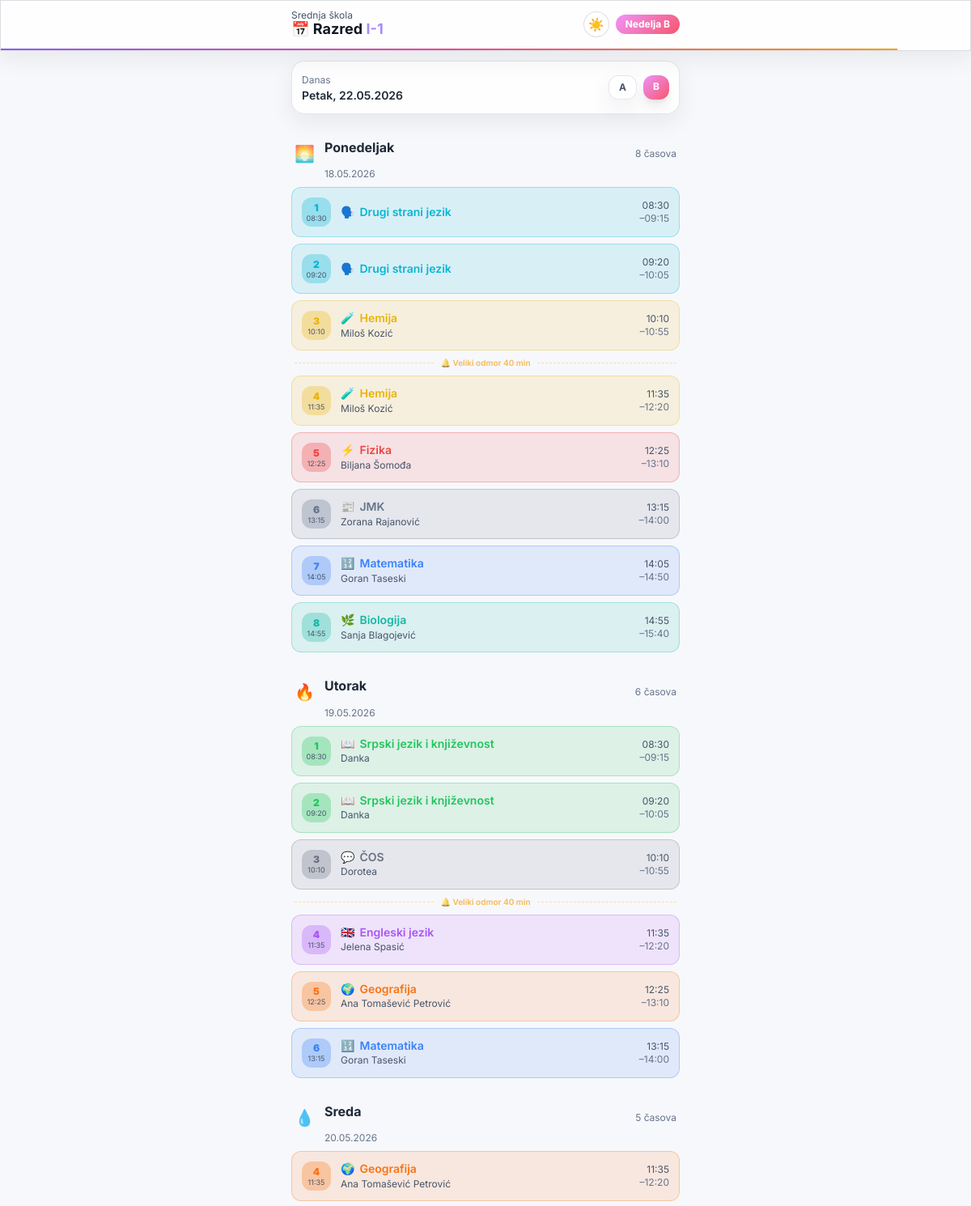
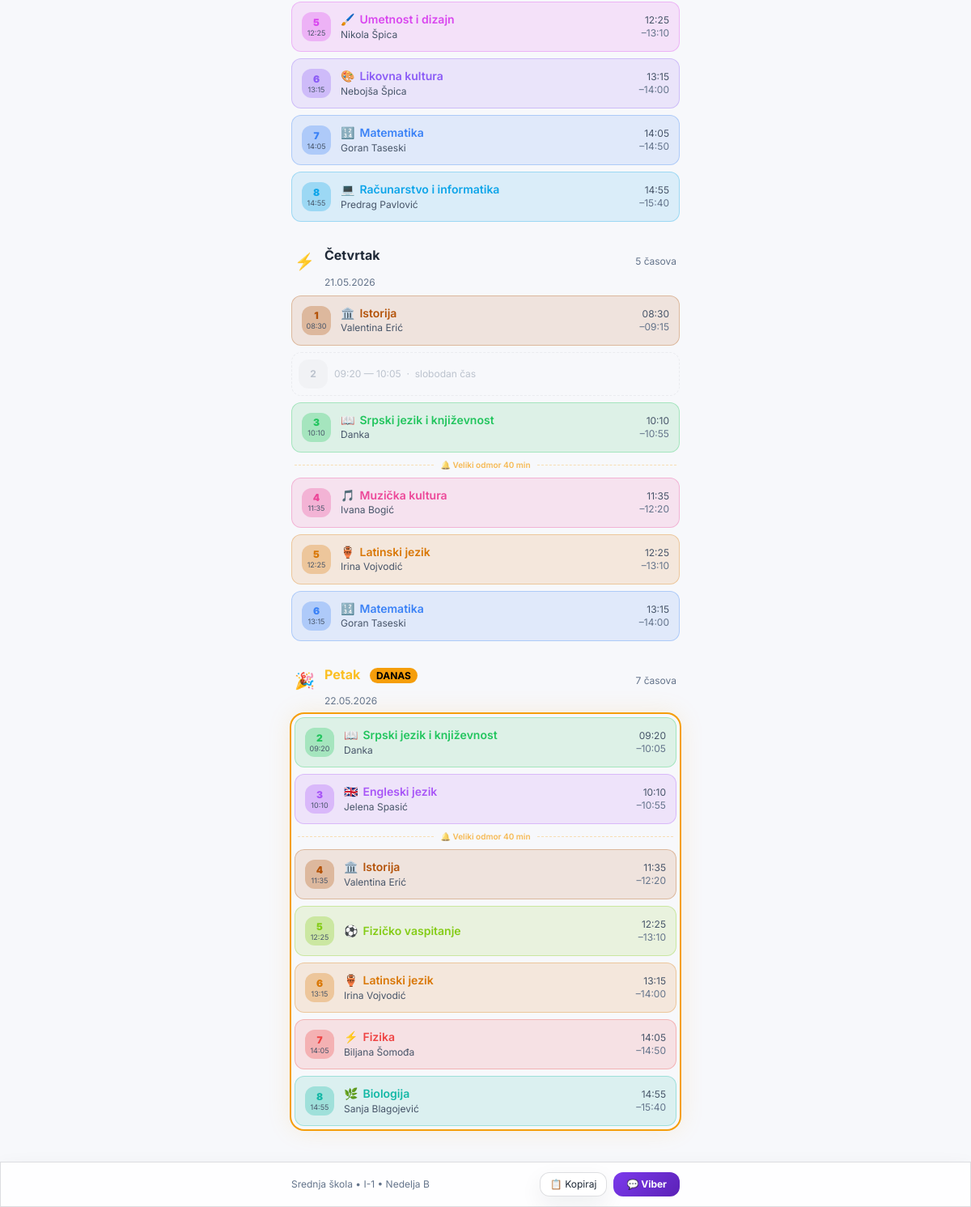
The page / on the database its author committed (2 pictures, top to bottom).
### tables this page shows
CREATE TABLE settings (
        key   TEXT PRIMARY KEY,
        value TEXT
    );

CREATE TABLE periods (
        period     INTEGER PRIMARY KEY,
        start_time TEXT NOT NULL,
        end_time   TEXT NOT NULL
    , break_after_min INTEGER DEFAULT 5, break_type TEXT DEFAULT 'small');

### lib/db.php (called while the page is built, shortened)
<?php
function getSetting(PDO $db, string $key, string $default = ''): string {
    $row = $db->prepare("SELECT value FROM settings WHERE key=?");
    $row->execute([$key]);
    return $row->fetchColumn() ?: $default;
}
function calcWeekType(PDO $db, int $isoYear, int $isoWeek): string {
    $baseWeek = (int)getSetting($db, 'base_iso_week', '10');
    $baseYear = (int)getSetting($db, 'base_iso_year', '2026');
    $baseType = getSetting($db, 'base_week_type', 'A');
    $base = new DateTime();
    $base->setISODate($baseYear, $baseWeek, 1);
    $cur  = new DateTime();
    $cur->setISODate($isoYear, $isoWeek, 1);
    $diff = (int)round(($cur->getTimestamp() - $base->getTimestamp()) / (7 * 86400));
    $sameType = ($diff % 2 === 0);
    return $baseType === 'A' ? 'B' : 'A';
}
function getScheduleByDay(PDO $db, string $weekType): array {
    $stmt = $db->prepare("
        SELECT s.day, s.period, s.room, s.notes, s.is_double,
               sub.name AS subject, sub.short_name, sub.teacher, sub.color, sub.emoji, sub.id AS subject_id,
               p.start_time, p.end_time, p.break_after_min, p.break_type
        FROM schedule s
        LEFT JOIN subjects sub ON sub.id = s.subject_id
        LEFT JOIN periods p ON p.period = s.period
        WHERE s.week_type = ?
        ORDER BY s.day, s.period
    ");
    $stmt->execute([$weekType]);
    $rows = $stmt->fetchAll();
    $result = [];
    foreach ($rows as $row) {
        $result[$row['day']][] = $row;
    }
    return $result;
}
function getPeriods(PDO $db): array {
    return $db->query("SELECT * FROM periods ORDER BY period")->fetchAll();
}
function h(string $s): string {
    return htmlspecialchars($s, ENT_QUOTES | ENT_SUBSTITUTE, 'UTF-8');
}

### index.php (the view, shortened to what this page needs)
<?php
require_once __DIR__ . '/lib/db.php';
$db = getDB();
$now       = new DateTime('now', new DateTimeZone('Europe/Belgrade'));
$isoWeek   = (int)$now->format('W');
$isoYear   = (int)$now->format('o');
$todayDow  = (int)$now->format('N');
$todayDate = $now->format('d.m.Y');
$requestedType = $_GET['week'] ?? null;
$currentType   = calcWeekType($db, $isoYear, $isoWeek);
$viewType      = ($requestedType === 'A' || $requestedType === 'B') ? $requestedType : $currentType;
$viewingOther  = $viewType !== $currentType;
$classNameText = getSetting($db, 'class_name', 'OG1');
$schoolNameText = getSetting($db, 'school_name', 'Srednja škola');
$className   = h($classNameText);
$schoolName  = h($schoolNameText);
$schedule  = getScheduleByDay($db, $viewType);
$periods   = getPeriods($db);
$periodsMap = [];
foreach ($periods as $p) { $periodsMap[$p['period']] = $p; }
$dayNames = [1 => 'Ponedeljak', 2 => 'Utorak', 3 => 'Sreda', 4 => 'Četvrtak', 5 => 'Petak'];
$dayEmoji = [1 => '🌅', 2 => '🔥', 3 => '💧', 4 => '⚡', 5 => '🎉'];
$displayWeekStart = clone $now;
$displayWeekStart->setISODate($isoYear, $isoWeek, 1);
$weekDates = [];
for ($d = 1; $d <= 5; $d++) {
    $dt = clone $displayWeekStart;
    $dt->modify('+' . ($d - 1) . ' days');
    $weekDates[$d] = $dt->format('d.m.Y');
}
$currentPeriod = null;
?>
<!DOCTYPE html>
<html lang="sr">
<head>
<link rel="stylesheet" href="assets/css/tailwind-local.css">
<link rel="stylesheet" href="assets/css/public.css">
<link rel="stylesheet" href="assets/css/theme.css">
</head>
<body class="min-h-screen">
<header class="sticky-header glass border-b border-white/10">
  <div class="max-w-lg mx-auto px-4 py-3 flex items-center justify-between">
    <div>
      <div class="text-xs text-slate-400 leading-none"><?= $schoolName ?></div>
      <div class="text-lg font-bold leading-tight">
        📅 Razred <span class="text-violet-400"><?= $className ?></span>
      </div>
    </div>
    <div class="flex items-center gap-2">
      <button type="button" class="theme-toggle" data-theme-toggle aria-label="Tema"></button>
      <span class="<?= $viewType === 'A' ? 'week-badge-a' : 'week-badge-b' ?> text-white text-xs font-bold px-3 py-1 rounded-full">
        Nedelja <?= $viewType ?>
      </span>
    </div>
  </div>
  <div id="time-bar" class="h-0.5 bg-gradient-to-r from-violet-500 via-pink-500 to-amber-500"></div>
</header>
<div class="max-w-lg mx-auto px-4 pt-3">
  <div class="glass rounded-2xl p-3 flex items-center justify-between mb-4">
    <div class="text-sm text-slate-300">
      <span class="text-slate-500 text-xs">Danas</span><br>
      <span class="font-semibold"><?= $dayNames[$todayDow] ?? 'Vikend' ?>, <?= $todayDate ?></span>
    </div>
    <div class="flex gap-2">
      <a href="?week=A"
         class="text-xs px-3 py-1.5 rounded-xl font-bold transition-all <?= $viewType === 'A' ? 'week-badge-a text-white shadow-lg' : 'glass text-slate-400' ?>">
        A
      </a>
      <a href="?week=B"
         class="text-xs px-3 py-1.5 rounded-xl font-bold transition-all <?= $viewType === 'B' ? 'week-badge-b text-white shadow-lg' : 'glass text-slate-400' ?>">
        B
      </a>
    </div>
  </div>
</div>
<div class="max-w-lg mx-auto px-4 pb-24 space-y-4" id="schedule-container">
<?php for ($day = 1; $day <= 5; $day++):
  $isToday = !$viewingOther && $day === $todayDow;
  $dayClasses = $schedule[$day] ?? [];
  $dayLabel = $dayNames[$day];
  $dayEmj   = $dayEmoji[$day];
  $dayDate  = $weekDates[$day] ?? '';
?>
<section id="day-<?= $day ?>" class="day-section">
  <div class="flex items-center gap-3 mb-2 px-1">
    <div class="text-xl"><?= $dayEmj ?></div>
    <div class="flex-1">
      <h2 class="text-base font-bold <?= $isToday ? 'text-amber-400' : 'text-slate-200' ?>">
        <?= $dayLabel ?>
        <?php if ($isToday): ?>
        <span class="ml-2 text-xs bg-amber-500 text-black font-bold px-2 py-0.5 rounded-full">DANAS</span>
        <?php endif; ?>
      </h2>
      <div class="text-xs text-slate-500"><?= h($dayDate) ?></div>
    </div>
    <div class="text-xs text-slate-500"><?= count($dayClasses) ?> časova</div>
  </div>
  <?php if (empty($dayClasses)): ?>
  <div class="glass rounded-2xl p-6 text-center <?= $isToday ? 'today-glow' : '' ?>">
    <div class="text-3xl mb-2">😴</div>
    <div class="text-slate-400 font-medium">Slobodan dan!</div>
    <div class="text-xs text-slate-600 mt-1">Nema nastave</div>
  </div>
  <?php else: ?>
  <div class="space-y-2 <?= $isToday ? 'today-glow rounded-2xl p-1' : '' ?>">
    <?php
    $firstPeriod = min(array_column($dayClasses, 'period'));
    $lastPeriod  = max(array_column($dayClasses, 'period'));
    $classByPeriod = [];
    foreach ($dayClasses as $cls) { $classByPeriod[$cls['period']] = $cls; }
    for ($slot = $firstPeriod; $slot <= $lastPeriod; $slot++):
      $cls      = $classByPeriod[$slot] ?? null;
      $p        = $periodsMap[$slot] ?? ['start_time'=>'','end_time'=>'','break_after_min'=>5,'break_type'=>'small'];
      $isDouble = $cls && !empty($cls['is_double']);
      $pNext    = $isDouble ? ($periodsMap[$slot + 1] ?? null) : null;
      $displayEnd = $pNext ? $pNext['end_time'] : $p['end_time'];
      $breakPeriodNum = $isDouble ? ($slot + 1) : $slot;
      $breakInfo  = $periodsMap[$breakPeriodNum] ?? $p;
      $isBigBreak = ($breakInfo['break_type'] ?? 'small') === 'big' && ($breakInfo['break_after_min'] ?? 0) > 0;
      $isCurrent  = !$viewingOther && $isToday &&
                    ($slot == $currentPeriod || ($isDouble && $slot + 1 == $currentPeriod));
      if ($cls):
        $bgColor = $cls['color'] ?? '#6366f1';
    ?>
    <div class="dynamic-card class-card rounded-xl overflow-hidden <?= $isCurrent ? 'ring-2 ring-amber-400' : '' ?>"
         data-color="<?= h($bgColor) ?>"
         data-subject="<?= h(($cls['emoji'] ?? '📚') . ' ' . ($cls['subject'] ?? '')) ?>"
         data-teacher="<?= h($cls['teacher'] ?? '') ?>"
         data-time="<?= h($p['start_time'] . '–' . $displayEnd) ?>">
      <div class="p-3 flex items-center gap-3">
        <div class="dynamic-badge-bg flex-shrink-0 w-9 <?= $isDouble ? 'h-12' : 'h-9' ?> rounded-xl flex flex-col items-center justify-center">
          <?php if ($isDouble): ?>
          <div class="dynamic-color-text text-[9px] font-black leading-none"><?= $slot ?>–<?= $slot+1 ?></div>
          <div class="text-[8px] text-violet-300 leading-none mt-0.5">2×</div>
          <?php else: ?>
          <div class="dynamic-color-text text-xs font-black leading-none"><?= $slot ?></div>
          <?php endif; ?>
          <div class="text-[9px] text-slate-400 leading-none mt-0.5"><?= explode(':',$p['start_time'])[0] ?>:<?= explode(':',$p['start_time'])[1] ?? '00' ?></div>
        </div>
        <div class="flex-1 min-w-0">
          <div class="font-semibold text-sm leading-tight flex items-center gap-1.5 flex-wrap">
            <span><?= h($cls['emoji'] ?? '📚') ?></span>
            <span class="dynamic-color-text truncate"><?= h($cls['subject'] ?? '') ?></span>
          </div>
          <?php if (!empty($cls['teacher'])): ?>
          <div class="text-xs text-slate-400 mt-0.5 truncate"><?= h($cls['teacher']) ?></div>
          <?php endif; ?>
        </div>
        <div class="text-right flex-shrink-0">
          <div class="text-xs text-slate-400"><?= h($p['start_time']) ?></div>
          <div class="text-xs text-slate-600">–<?= h($displayEnd) ?></div>
        </div>
      </div>
    </div>
    <?php
    $nextSlot = $slot + ($isDouble ? 2 : 1);
    $hasNextClass = false;
    for ($ns = $nextSlot; $ns <= $lastPeriod; $ns++) {
        if (isset($classByPeriod[$ns])) { $hasNextClass = true; break; }
    }
    if ($isBigBreak && $hasNextClass):
    ?>
    <div class="flex items-center gap-2 px-1 my-1">
      <div class="flex-1 border-t border-dashed border-amber-500/30"></div>
      <div class="text-[10px] text-amber-500/70 font-semibold flex items-center gap-1 flex-shrink-0">
        🔔 Veliki odmor <?= (int)($breakInfo['break_after_min'] ?? 0) ?> min
      </div>
      <div class="flex-1 border-t border-dashed border-amber-500/30"></div>
    </div>
    <?php endif; ?>
    <?php else:  ?>
    <div class="free-period rounded-xl p-2 flex items-center gap-2 opacity-40">
      <div class="w-9 h-9 rounded-xl bg-slate-800 flex items-center justify-center">
        <span class="text-xs font-bold text-slate-500"><?= $slot ?></span>
      </div>
      <div class="text-xs text-slate-600">
        <?= h($p['start_time']) ?> — <?= h($p['end_time']) ?> &nbsp;·&nbsp; slobodan čas
      </div>
    </div>
    <?php endif; ?>
    <?php endfor; ?>
  </div>
  <?php endif; ?>
</section>
<?php endfor; ?>
</div>
<div class="fixed bottom-0 left-0 right-0 glass border-t border-white/10 z-50">
  <div class="max-w-lg mx-auto px-4 py-3 flex items-center justify-between gap-3">
    <div class="text-xs text-slate-500">
      <?= $schoolName ?> • <?= $className ?> • Nedelja <?= $viewType ?>
    </div>
    <div class="flex gap-2">
      <button onclick="copySchedule()" id="copy-btn"
              class="glass text-xs text-slate-300 px-3 py-1.5 rounded-xl border border-white/10 hover:border-white/20 transition-all">
        📋 Kopiraj
      </button>
      <button onclick="shareViber()"
              class="viber-share-btn text-xs font-bold px-4 py-1.5 rounded-xl text-white transition-all">
        💬 Viber
      </button>
    </div>
  </div>
</div>
</body>
</html>

### assets/css/public.css (style rules this page uses)
body { background: var(--page-bg); color: var(--page-text); font-family: 'Inter', sans-serif; }
.glass { background: var(--surface-glass); backdrop-filter: blur(10px); border: 1px solid var(--border-subtle); }
.day-section { scroll-margin-top: 80px; }
.class-card { transition: transform .15s ease, box-shadow .15s ease; }
.today-glow { box-shadow: 0 0 0 2px #f59e0b, 0 0 30px rgba(245, 158, 11, .15); }
.week-badge-b { background: linear-gradient(135deg, #f093fb, #f5576c); }
#time-bar { width: 0; }
.dynamic-color-text { color: var(--item-color); }
.dynamic-card { background: rgba(var(--item-rgb), 0.12); border: 1px solid rgba(var(--item-rgb), 0.3); }
.dynamic-badge-bg { background: rgba(var(--item-rgb), 0.3); }
.viber-share-btn { background: linear-gradient(135deg, #7c3aed, #5b21b6); }
.sticky-header { position: sticky; top: 0; z-index: 50; }
.free-period { border: 1px dashed var(--border-soft); }

### assets/css/theme.css (style rules this page uses)
:root { --page-bg: #0f0f1a; --page-text: #e2e8f0; --surface-glass: rgba(255, 255, 255, 0.05); --surface-card: rgba(255, 255, 255, 0.04); --surface-muted: rgba(255, 255, 255, 0.06); --surface-hover: rgba(255, 255, 255, 0.1); --border-subtle: rgba(255, 255, 255, 0.08); --border-soft: rgba(255, 255, 255, 0.1); --text-strong: #f8fafc; --text-main: #e2e8f0; --text-muted: #94a3b8; --text-faint: #64748b; --input-bg: rgba(0, 0, 0, 0.3); --input-bg-strong: rgba(0, 0, 0, 0.4); --scroll-track: #15152a; --scroll-thumb: #3a3a5c; --theme-toggle-bg: rgba(255, 255, 255, 0.08); --theme-toggle-border: rgba(255, 255, 255, 0.14); }
:root[data-theme="light"] { --page-bg: #f7f8fb; --page-text: #111827; --surface-glass: rgba(255, 255, 255, 0.82); --surface-card: rgba(255, 255, 255, 0.9); --surface-muted: rgba(15, 23, 42, 0.06); --surface-hover: rgba(15, 23, 42, 0.1); --border-subtle: rgba(15, 23, 42, 0.1); --border-soft: rgba(15, 23, 42, 0.14); --text-strong: #0f172a; --text-main: #1f2937; --text-muted: #475569; --text-faint: #64748b; --input-bg: rgba(255, 255, 255, 0.92); --input-bg-strong: rgba(255, 255, 255, 0.98); --scroll-track: #e2e8f0; --scroll-thumb: #94a3b8; --theme-toggle-bg: rgba(255, 255, 255, 0.9); --theme-toggle-border: rgba(15, 23, 42, 0.14); }
:root[data-theme="light"], :root[data-theme="light"] body { background: var(--page-bg) !important; color: var(--page-text) !important; }
.theme-toggle { width: 2rem; height: 2rem; border-radius: 9999px; border: 1px solid var(--theme-toggle-border); background: var(--theme-toggle-bg); color: var(--text-main); display: inline-flex; align-items: center; justify-content: center; flex-shrink: 0; transition: background .15s ease, border-color .15s ease, transform .15s ease; }
:root[data-theme="light"] .glass, :root[data-theme="light"] .card { background: var(--surface-card); border-color: var(--border-subtle); box-shadow: 0 10px 28px rgba(15, 23, 42, 0.07); }
:root[data-theme="light"] .glass { background: var(--surface-glass); }
:root[data-theme="light"] .text-white, :root[data-theme="light"] .text-slate-100, :root[data-theme="light"] .text-slate-200, :root[data-theme="light"] .text-slate-300 { color: var(--text-main); }
:root[data-theme="light"] .week-badge-a.text-white, :root[data-theme="light"] .week-badge-b.text-white, :root[data-theme="light"] .bg-violet-600.text-white, :root[data-theme="light"] .bg-slate-700.text-white, :root[data-theme="light"] .bg-gradient-to-r.text-white, :root[data-theme="light"] .viber-btn.text-white, :root[data-theme="light"] .viber-share-btn.text-white { color: #fff; }
:root[data-theme="light"] .text-slate-400 { color: var(--text-muted); }
:root[data-theme="light"] .text-slate-500, :root[data-theme="light"] .text-slate-600, :root[data-theme="light"] .text-slate-700 { color: var(--text-faint); }
:root[data-theme="light"] .bg-black, :root[data-theme="light"] .bg-black\/20, :root[data-theme="light"] .bg-black\/30, :root[data-theme="light"] .bg-black\/40, :root[data-theme="light"] .bg-black\/70, :root[data-theme="light"] .bg-\[\#1e1e35\], :root[data-theme="light"] .bg-slate-800, :root[data-theme="light"] .bg-white\/5, :root[data-theme="light"] .bg-white\/10, :root[data-theme="light"] .bg-slate-800\/50 { background-color: var(--surface-muted); }
:root[data-theme="light"] .border-white\/5, :root[data-theme="light"] .border-white\/10, :root[data-theme="light"] .border-white\/15, :root[data-theme="light"] .border-white\/20 { border-color: var(--border-soft); }

### rows shown on the page
settings: value "Srednja škola"
settings: value "I-1"
periods: start_time "08", start_time "30", start_time "08:30", end_time "09:15"
periods: start_time "09", start_time "20", start_time "09:20", end_time "10:05"
periods: start_time "10", start_time "10:10", end_time "10:55", break_type "big" (drawn)
periods: start_time "11", start_time "35", start_time "11:35", end_time "12:20"
periods: start_time "12", start_time "25", start_time "12:25", end_time "13:10"
periods: start_time "13", start_time "15", start_time "13:15", end_time "14:00"
periods: start_time "14", start_time "05", start_time "14:05", end_time "14:50"
periods: start_time "14", start_time "55", start_time "14:55", end_time "15:40"

### other values the page prints
$viewType "B"
$dayNames[$todayDow] "Petak"
$todayDate "22.05.2026"
$dayEmj "🌅"
$dayLabel "Ponedeljak"
$dayDate "18.05.2026"
count($dayClasses) "8"
$cls['emoji'] "🗣️"
$cls['subject'] "Drugi strani jezik"
$cls['emoji'] "🧪"
$cls['subject'] "Hemija"
$cls['teacher'] "Miloš Kozić"
$breakInfo['break_after_min'] "40"
$cls['emoji'] "⚡"
$cls['subject'] "Fizika"
